Frame 1 (no input): blank canvas, image omitted
Frame 60 (the mouse pressed at the canvas centre just before this capture): blank canvas, image omitted
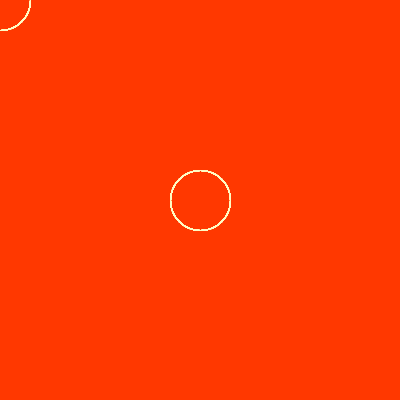
Frame 120 (the mouse held since frame 60 and released just before this capture)

The Processing sketch whose frames 1 and 60 were blank and that drew this single picture after the mouse press (run headless with seeded random() and noise(); from frame 60 on, the mouse is pressed at the canvas centre):

// Processing sketch: processing_36330
// ── processing_36330.pde

//Homework 3
//copyright Joanne Ong September 2011 Pittsburgh PA 15213


float x, y;
color col;

void setup()
{
size (400, 400);
smooth ();
background(255, 56, 0);
}


void draw()
{
  noFill();
  stroke(255, 252, 196);
  ellipse(mouseX, mouseY, 60, 60);
  if(mousePressed == true) {
    noCursor();
  } else {
    cursor(HAND);
  }
}

void mouseDragged()
{
  noStroke();
  col=color(0,147,147);
  fill(col);
  ellipse(mouseX, mouseY, 30, 30);
}
